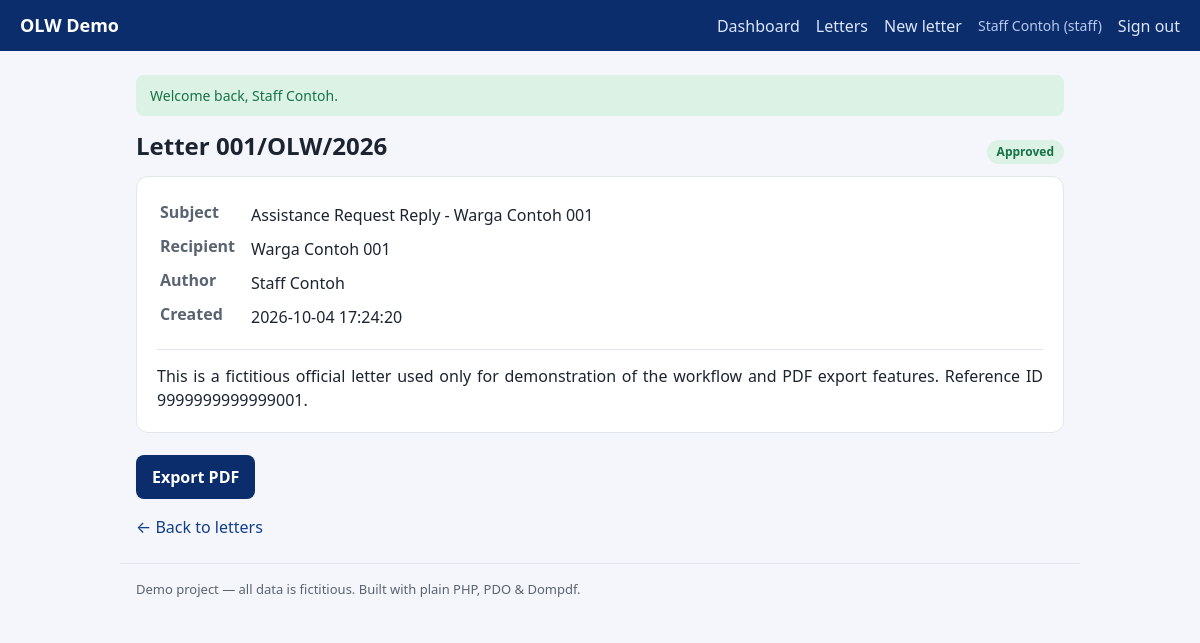
Screenshot of /letters/show?id=1 (signed in) with the database file from the repository.
### tables this page shows
CREATE TABLE IF NOT EXISTS letters (
    id          INT UNSIGNED NOT NULL AUTO_INCREMENT,
    number      VARCHAR(40)  DEFAULT NULL,
    year        SMALLINT UNSIGNED NOT NULL,
    subject     VARCHAR(200) NOT NULL,
    recipient   VARCHAR(160) NOT NULL,
    body        TEXT         NOT NULL,
    status      ENUM('draft','submitted','verified','approved','rejected') NOT NULL DEFAULT 'draft',
    created_by  INT UNSIGNED NOT NULL,
    created_at  DATETIME     NOT NULL DEFAULT CURRENT_TIMESTAMP,
    updated_at  DATETIME     NOT NULL DEFAULT CURRENT_TIMESTAMP ON UPDATE CURRENT_TIMESTAMP,
    PRIMARY KEY (id),
    UNIQUE KEY uq_letters_number (number),
    KEY idx_letters_status (status),
    KEY idx_letters_created_by (created_by),
    CONSTRAINT fk_letters_user FOREIGN KEY (created_by) REFERENCES users (id)
);

CREATE TABLE IF NOT EXISTS users (
    id            INT UNSIGNED NOT NULL AUTO_INCREMENT,
    name          VARCHAR(120) NOT NULL,
    username      VARCHAR(60)  NOT NULL,
    password_hash VARCHAR(255) NOT NULL,
    role          ENUM('admin','verifikator','staff') NOT NULL DEFAULT 'staff',
    is_active     TINYINT(1)   NOT NULL DEFAULT 1,
    created_at    DATETIME     NOT NULL DEFAULT CURRENT_TIMESTAMP,
    PRIMARY KEY (id),
    UNIQUE KEY uq_users_username (username)
);

### src/helpers.php (called while the page is built, shortened)
<?php
function env(string $key, ?string $default = null): ?string
{
    $value = $_ENV[$key] ?? getenv($key);
    return $value;
}
function e(?string $value): string
{
    return htmlspecialchars((string) $value, ENT_QUOTES | ENT_SUBSTITUTE, 'UTF-8');
}
function take_flashes(): array
{
    $messages = $_SESSION['flash'] ?? [];
    return $messages;
}
function view(string $name, array $data = []): string
{
    $file = dirname(__DIR__) . '/views/' . $name . '.php';
    extract($data, EXTR_SKIP);
    require $file;
    return (string) ob_get_clean();
}
function status_badge(string $status): array
{
    return match ($status) {
        'draft'     => ['Draft', 'badge-gray'],
        'submitted' => ['Submitted', 'badge-blue'],
        'verified'  => ['Verified', 'badge-amber'],
        'approved'  => ['Approved', 'badge-green'],
        'rejected'  => ['Rejected', 'badge-red'],
        default     => [ucfirst($status), 'badge-gray'],
    };
}

### src/Controllers/LetterController.php (called while the page is built, shortened)
<?php
final class LetterController
{
    public static function show(): string
    {
        $id = (int) ($_GET['id'] ?? 0);
        $letter = Letters::find($id);
        return view('letters/show', [
            'title'  => 'Letter ' . ($letter['number'] ?? '(draft)'),
            'letter' => $letter,
            'events' => Letters::events($id),
        ]);
    }
}

### src/Database.php (called while the page is built, shortened)
<?php
final class Database
{
    private static ?PDO $pdo = null;
    public static function connection(): PDO
    {
        if (self::$pdo instanceof PDO) {
            return self::$pdo;
        }
        $host = env('DB_HOST', '127.0.0.1');
        $port = env('DB_PORT', '3306');
        $name = env('DB_NAME', 'olw_demo');
        $user = env('DB_USER', 'root');
        $pass = env('DB_PASS', '');
        $dsn = "mysql:host={$host};port={$port};dbname={$name};charset=utf8mb4";
        try {
            self::$pdo = new PDO($dsn, $user, $pass, [
                PDO::ATTR_ERRMODE            => PDO::ERRMODE_EXCEPTION,
                PDO::ATTR_DEFAULT_FETCH_MODE => PDO::FETCH_ASSOC,
                PDO::ATTR_EMULATE_PREPARES   => false,
            ]);
        } catch (PDOException $e) {
            throw new RuntimeException(
                'Database connection failed. Check your .env settings and that MySQL/MariaDB is running.',
                0,
                $e
            );
        }
        return self::$pdo;
    }
}

### src/Letters.php (called while the page is built, shortened)
<?php
final class Letters
{
    public static function find(int $id): ?array
    {
        $stmt = Database::connection()->prepare(
            'SELECT l.*, u.name AS author
               FROM letters l JOIN users u ON u.id = l.created_by
              WHERE l.id = :id LIMIT 1'
        );
        $stmt->execute([':id' => $id]);
        return $stmt->fetch() ?: null;
    }
}

### src/Auth.php (called while the page is built, shortened)
<?php
final class Auth
{
    public static function check(): bool
    {
        return isset($_SESSION['user']);
    }
    public static function role(): string
    {
        return $_SESSION['user']['role'] ?? '';
    }
    public static function can(string $permission): bool
    {
        return self::check() && Rbac::allows(self::role(), $permission);
    }
}

### src/Rbac.php (called while the page is built, shortened)
<?php
final class Rbac
{
    public static function allows(string $role, string $permission): bool
    {
        return in_array($role, self::MAP[$permission] ?? [], true);
    }
}

### views/letters/show.php (the view, shortened to what this page needs)
<?php  ob_start();
$status = $letter['status'];
$id = (int) $letter['id'];
[$label, $cls] = status_badge($status);
?>
<div class="row-between">
    <h1>Letter <?= e($letter['number'] ?? '(draft)') ?></h1>
    <span class="badge <?= e($cls) ?>"><?= e($label) ?></span>
</div>
<div class="card">
    <table class="meta">
        <tr><th>Subject</th><td><?= e($letter['subject']) ?></td></tr>
        <tr><th>Recipient</th><td><?= e($letter['recipient']) ?></td></tr>
        <tr><th>Author</th><td><?= e($letter['author']) ?></td></tr>
        <tr><th>Created</th><td><?= e($letter['created_at']) ?></td></tr>
    </table>
    <div class="letter-body"><?= nl2br(e($letter['body'])) ?></div>
</div>
<div class="actions">
    <?php if (\App\Auth::can('letter.pdf')): ?>
        <a class="btn" href="/letters/pdf?id=<?= $id ?>" target="_blank" rel="noopener">Export PDF</a>
    <?php endif; ?>
</div>
<p><a href="/letters">&larr; Back to letters</a></p>
<?php $content = ob_get_clean();
echo view('layout', ['title' => $title ?? 'Letter', 'content' => $content]);

### public/assets/style.css (style rules this page uses)
:root { --navy:#0b2d6b; --navy2:#123e8a; --ink:#1b2430; --muted:#5a6370; --line:#e2e6ee; --bg:#f4f6fb; --white:#fff; --green:#157347; --amber:#9a6a00; --red:#b02a37; --blue:#1159b3; --gray:#55606e; }
* { box-sizing:border-box }
body { margin:0;font-family:system-ui,-apple-system,Segoe UI,Roboto,Arial,sans-serif; color:var(--ink);background:var(--bg);line-height:1.5 }
a { color:var(--navy2);text-decoration:none }
h1 { font-size:24px;margin:0 0 12px }
.row-between { display:flex;align-items:center;justify-content:space-between;gap:12px }
.card { background:var(--white);border:1px solid var(--line);border-radius:12px; padding:20px;margin-bottom:16px }
.btn { display:inline-block;background:var(--navy);color:#fff;border:none;border-radius:8px; padding:10px 16px;font:inherit;font-weight:600;cursor:pointer;margin-top:6px }
.meta th { text-align:left;color:var(--muted);padding-right:14px;white-space:nowrap;vertical-align:top }
.meta td { padding:4px 0 }
.letter-body { margin-top:14px;padding-top:14px;border-top:1px solid var(--line);text-align:justify }
.badge { display:inline-block;padding:3px 10px;border-radius:999px;font-size:12px;font-weight:700 }
.badge-green { background:#dcf2e4;color:var(--green) }
.actions { display:flex;gap:12px;flex-wrap:wrap;align-items:center;margin:8px 0 8px }

### rows the page displays
letters: number "001/OLW/2026", subject "Assistance Request Reply - Warga Contoh 001", recipient "Warga Contoh 001", created_by.name "Staff Contoh", created_at "2026-10-04 17:24:20", body "This is a fictitious official letter used only for demonstration of the workflow and PDF export features. Reference ID 9999999999999001."

### other values shown
$f['message'] "Welcome back, Staff Contoh."
$label "Approved"
